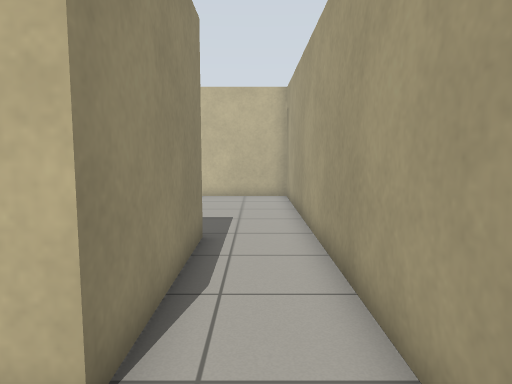
View 1 (above)

12 first-person views from a walk through a Gazebo world. The camera is 0.99 m above the floor, tilts 6° down and sees 70° across. The floor is counted in squares, 0.5 m on a side. Each view is taken from the middle of a square. On the plan, view 1 faces up. The plan holds only what a view shows up to about 19 squares ahead; the rest is blank.

View 2
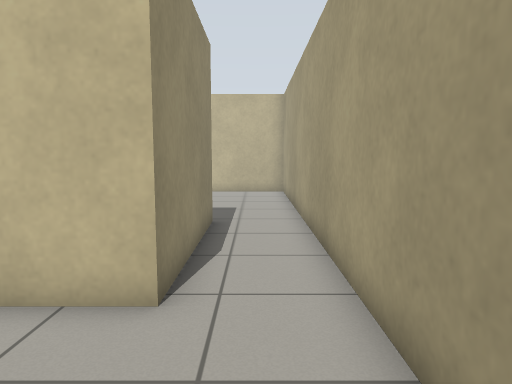

View 3
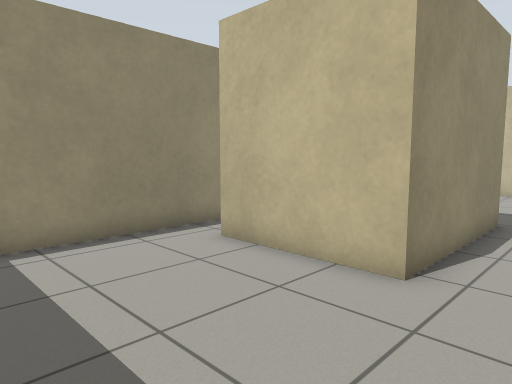

View 4
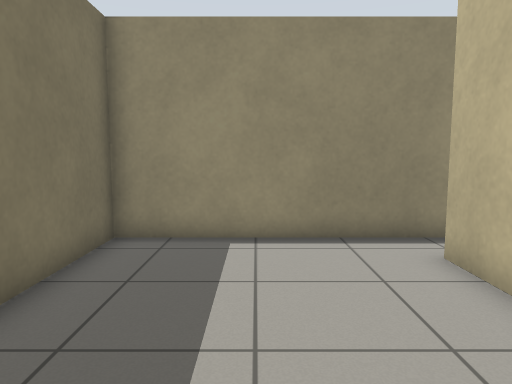

View 5
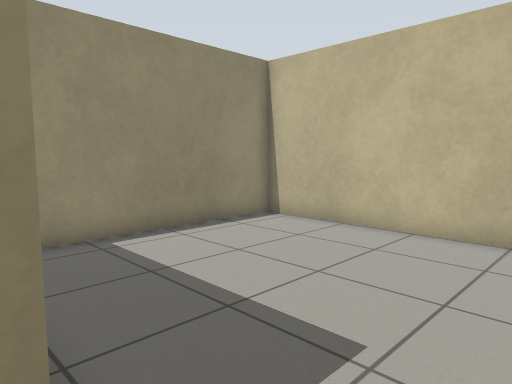

View 6
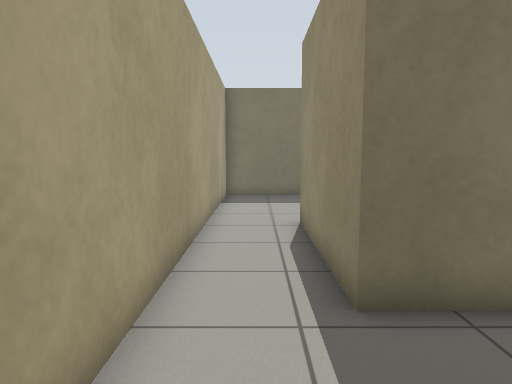

View 7
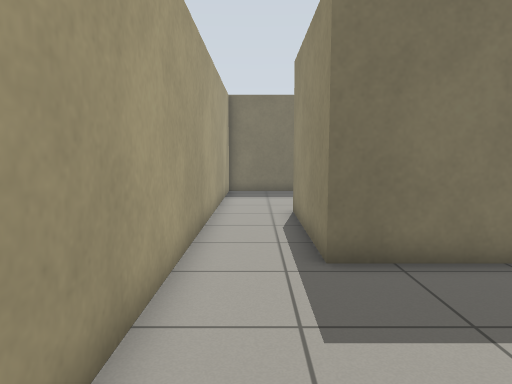

View 8
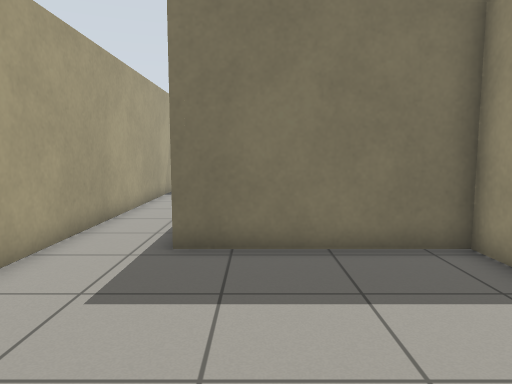

View 9
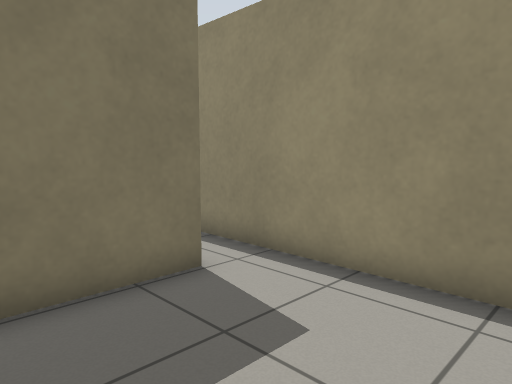

View 10
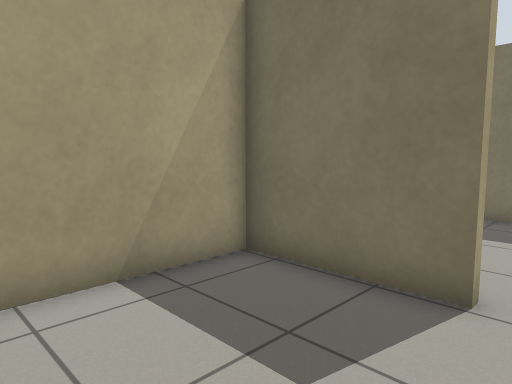

View 11
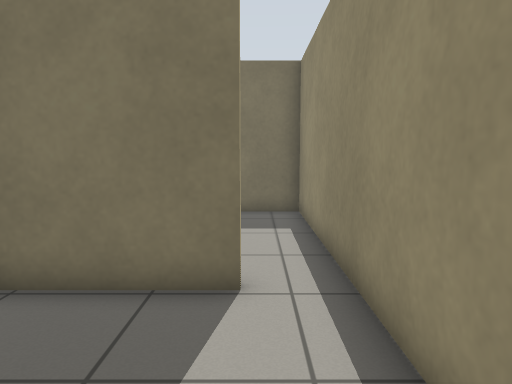

View 12
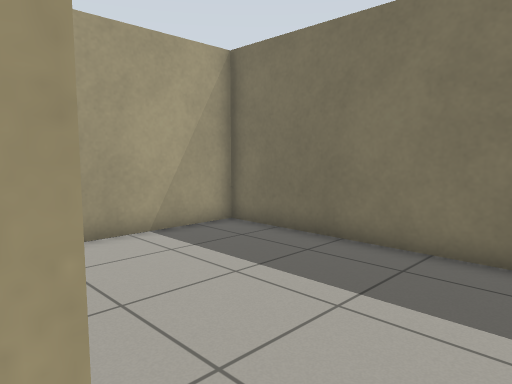

### Floor plan
Ten units are one square. View 1 is at (0, 0); x grows to the right and y downward. Boxes are objects, and circles mark ways between rooms. Rooms are numbered by the first view taken in them; rooms with no view inside come last. Other rooms are left out.
<svg viewBox="-80 -176 99 225">
<path fill="none" stroke="#000" d="M-13 -26 -59 -26M-75 -36 -75 44 14 44 14 -16M14 -16 14 -171 -75 -171 -75 -86 -13 -86 -13 -26M-75 -71 -75 -36M-59 -29 -16 -29 -16 -71"/>
<circle cx="5" cy="-25" r="3" fill="#2a7"/>
<circle cx="-65" cy="-30" r="3" fill="#2a7"/>
<text x="-30" y="10">1</text>
<text x="-20" y="-120">2</text>
<text x="-50" y="-60">3</text>
</svg>
Room 1 opens to room 2. Room 1 opens to room 3.

Where each view was taken, in squares from view 1:
view 1: 0 up, 0 right, facing up
view 2: 2 down, 0 right, facing up
view 3: 3 down, 1 right, facing up-left
view 4: 1 down, 1 right, facing left
view 5: 8 up, 1 right, facing up-left
view 6: 13 up, 0 right, facing down
view 7: 15 up, 0 right, facing down
view 8: 16 up, 3 left, facing down
view 9: 8 up, 2 left, facing down-left
view 10: 8 up, 7 left, facing down-right
view 11: 8 up, 6 left, facing down
view 12: 3 up, 7 left, facing down-right
